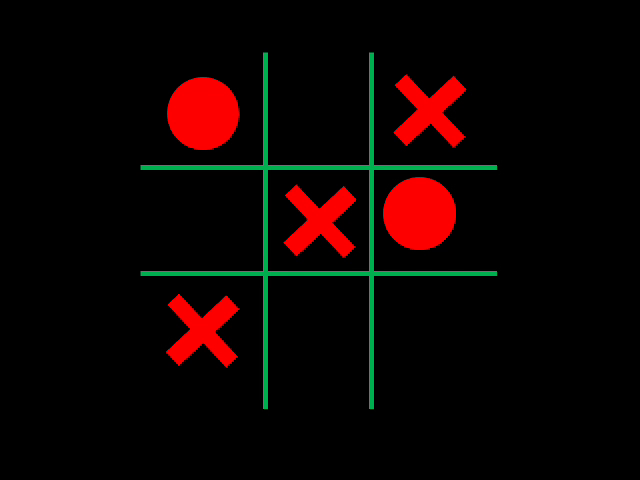
#> input picture q2/gabarito/ttt0004.png, 640 x 480 px, given in place of jogovelha.mp4, which was not available
$ python q2.py
#> lines starting #> are read from the running program, lines starting #| are printed output that depends on the picture; after the words box and inside, x2 and y2 are one past the last pixel; in counts of white or black regions, pixels touching at a corner belong together; pictures that were not available may be replaced by others from this repository, and a replacement may not be noted
#> further down, frame is the input picture: shape (480, 640, 3); mean B, G, R 2.1, 3.8, 13.9
#!/usr/bin/python
# -*- coding: utf-8 -*-

# Este NÃO é um programa ROS

from __future__ import print_function, division

import cv2
import os,sys, os.path
import numpy as np

print("Rodando Python versão ", sys.version)
print("OpenCV versão: ", cv2.__version__)
print("Diretório de trabalho: ", os.getcwd())

# Arquivos necessários
video = "jogovelha.mp4"


### Vindas do arquivo mirutils

def center_of_mass(mask):
    """ Retorna uma tupla (cx, cy) que desenha o centro do contorno"""
    M = cv2.moments(mask)
    # Usando a expressão do centróide definida em: https://en.wikipedia.org/wiki/Image_moment

    m00 = M["m00"]

    if m00 == 0:
        m00 = 1

    cX = int(M["m10"] / m00)
    cY = int(M["m01"] / m00)
    return [int(cX), int(cY)]

def crosshair(img, point, size, color):
    """ Desenha um crosshair centrado no point.
        point deve ser uma tupla (x,y)
        color é uma tupla R,G,B uint8
    """
    x,y = point
    cv2.line(img,(x - size,y),(x + size,y),color,3)
    cv2.line(img,(x,y - size),(x, y + size),color,3)

def morpho_limpa(mask, tamanho):
    kernel = cv2.getStructuringElement(cv2.MORPH_ELLIPSE,(tamanho,tamanho))
    mask = cv2.morphologyEx( mask, cv2.MORPH_OPEN, kernel )
    mask = cv2.morphologyEx( mask, cv2.MORPH_CLOSE, kernel )
    return mask

def auto_canny(image, sigma=0.33):
    # compute the median of the single channel pixel intensities
    v = np.median(image)

    # apply automatic Canny edge detection using the computed median
    lower = int(max(0, (1.0 - sigma) * v))
    upper = int(min(255, (1.0 + sigma) * v))
    edged = cv2.Canny(image, lower, upper)

    # return the edged image
    return edged

###

def gray_to_bgr(gray):
    return cv2.cvtColor(gray, cv2.COLOR_GRAY2BGR)


def acha_contornos(canal_red, p1, p2):

    matriz = np.zeros((3,3), dtype=np.uint8)

    contornos, arvore = cv2.findContours(canal_red.copy(), cv2.RETR_TREE, cv2.CHAIN_APPROX_SIMPLE)

    temp = gray_to_bgr(canal_red)

    for c in contornos:
        x,y = center_of_mass(c)
        lin, col = onde_velha(p1, p2, (x,y))

        matriz[lin][col] = 1

        crosshair(temp, (x,y), 9, (255,0,0))

    cv2.drawContours(temp, contornos, -1, [0, 0, 255], 3)

    cv2.imshow("contornos", temp)

    return matriz


def onde_terco(minimo, maximo, valor):
    passo = (maximo - minimo)/3
    posicao = int((valor - minimo)/passo)
    return posicao


def onde_velha(p1, p2, p):
    linha = onde_terco(p1[0], p2[0], p[0])
    coluna = onde_terco(p1[1], p2[1], p[1])
    return (linha,coluna)

def refina_circulos(red, matriz, p1, p2):
    mat = matriz.copy()
    mask_limiar = red
    bordas = auto_canny(mask_limiar)
    circles=cv2.HoughCircles(image=bordas,method=cv2.HOUGH_GRADIENT,dp=2.5,minDist=40,param1=50,param2=100,minRadius=5,maxRadius=150)
    mask_limiar_rgb = cv2.cvtColor(mask_limiar, cv2.COLOR_GRAY2RGB)
    bordas_rgb = cv2.cvtColor(bordas, cv2.COLOR_GRAY2RGB)

    output =  bordas_rgb

    if circles is not None:
        circles = np.uint16(np.around(circles))
        for i in circles[0,:]:
            # draw the outer circle

            x = i[0]
            y = i[1]

            c = (x, y)

            cv2.circle(output,(i[0],i[1]),i[2],(0,255,0),2)
            # draw the center of the circle
            cv2.circle(output,(i[0],i[1]),2,(0,0,255),3)

            # Aqui dentro - corrige a matriz
            lin, col = onde_velha(p1, p2, c)
            mat[lin][col] = 2 # 2 e codigo para bolinha
    cv2.imshow("transformada de hough", output)
    return mat


def processa(bgr_in):
    bgr = bgr_in.copy()
    g = bgr[:,:,1]

    limiar = 120

    g[g > limiar] = 255
    g[g < limiar] = 0
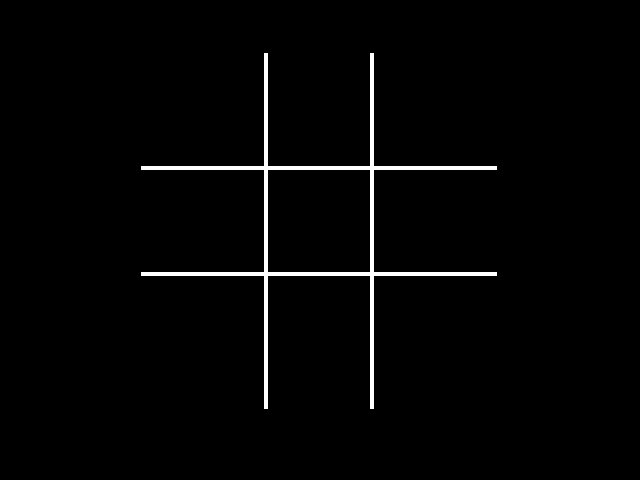
#> g: shape (480, 640); 1.8% white; 1 white region, box (x1, y1, x2, y2) and area: (141, 53, 497, 409) 5632

    g = morpho_limpa(g, 3)
#> in morpho_limpa, `mask = cv2.morphologyEx( mask, cv2.MORPH_OPEN, kernel )`: mask: shape (480, 640); 1.8% white; 1 white region, box (x1, y1, x2, y2) and area: (141, 53, 497, 409) 5616

    linhas, colunas = np.where(g == 255)
#> linhas = 5632 values from 53 to 408; colunas = 5632 values, max 496 at index 1613, min 141 at index 1258, mean 318.5

    min_linha = np.min(linhas)
#> min_linha = 53
    max_linha = np.max(linhas)
#> max_linha = 408

    min_col = np.min(colunas)
#> min_col = 141
    max_col = np.max(colunas)
#> max_col = 496

    x_min, x_max = min_col, max_col
#> x_min = 141; x_max = 496
    y_min, y_max = min_linha, max_linha
#> y_min = 53; y_max = 408

    # os passos acima poderiam ter sido feitos no Gimp porque
    # a velha (grade) nao muda

    g_bgr = gray_to_bgr(g)
#> in gray_to_bgr, `return cv2.cvtColor(gray, cv2.COLOR_GRAY2BGR)`: returned value: shape (480, 640, 3); 1.8% white; 1 white region

    pmin = (x_min, y_min)
#> pmin = (141, 53)
    pmax = (x_max, y_max)
#> pmax = (496, 408)

    cv2.rectangle(g_bgr, pmin , pmax, color=(0,255,0))
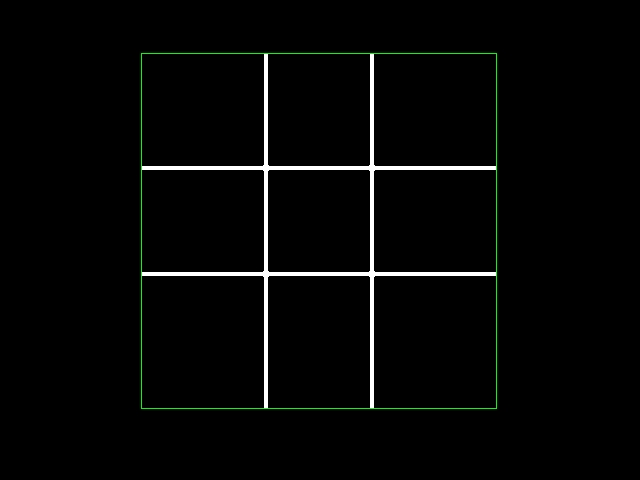
#> g_bgr: shape (480, 640, 3); mean B, G, R 4.7, 5.8, 4.7

    saida = g_bgr


    r = bgr[:,:,2]

    limiar_red = 120

    r[r > limiar_red] = 255
    r[r < limiar_red] = 0
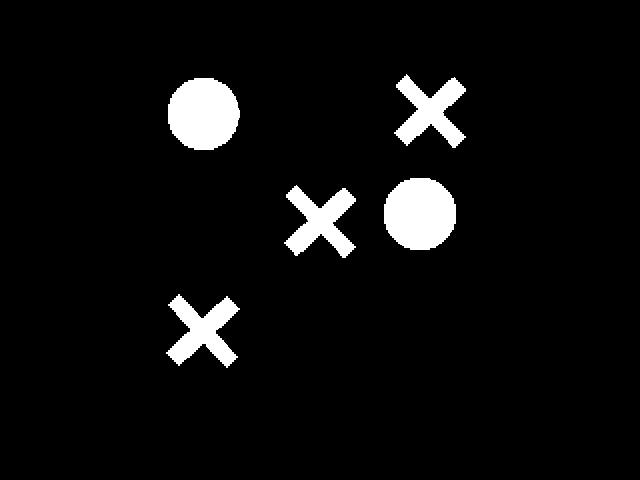
#> r: shape (480, 640); min 0, max 255, mean 13.5

    r = morpho_limpa(r, 3)

    r_bgr = gray_to_bgr(r)

    saida = r_bgr

    matriz = acha_contornos(r, pmin, pmax)
#> in acha_contornos, `contornos, arvore = cv2.findContours(canal_red.copy(), cv2.RETR_TREE, ..`: contornos = 5 contours; box (x1, y1, x2, y2) and area: (384, 178, 456, 250) 4028, (168, 78, 240, 150) 3976, (167, 295, 239, 367) 2471, (285, 185, 356, 258) 2432, (395, 75, 466, 148) 2414; arvore = [[1, -1, -1, -1], [2, 0, -1, -1], [3, 1, -1, -1], [4, 2, -1, -1], [-1, 3, -1, -1]]
#> the loop in acha_contornos, `for c in contornos:` made 5 passes
#> (cX in center_of_mass, cY in center_of_mass, linha in onde_velha, coluna in onde_velha) on passes 1 to 5: (202, 330, 0, 2), (320, 221, 1, 1), (419, 213, 2, 1), (203, 113, 0, 0), (430, 110, 2, 0)
#> after the loop in acha_contornos, `for c in contornos:`:
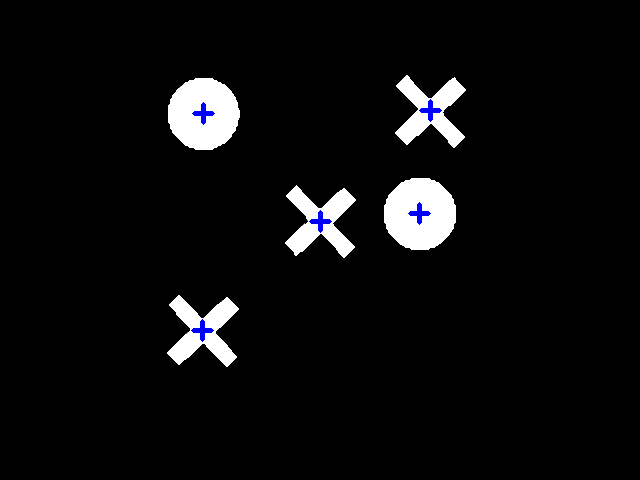
#> temp: shape (480, 640, 3); mean B, G, R 13.2, 12.4, 12.4
#> after the loop in acha_contornos, `for c in contornos:`: matriz = [[1, 0, 1], [0, 1, 0], [1, 1, 0]]
#> in acha_contornos, `cv2.drawContours(temp, contornos, -1, [0, 0, 255], 3)`:
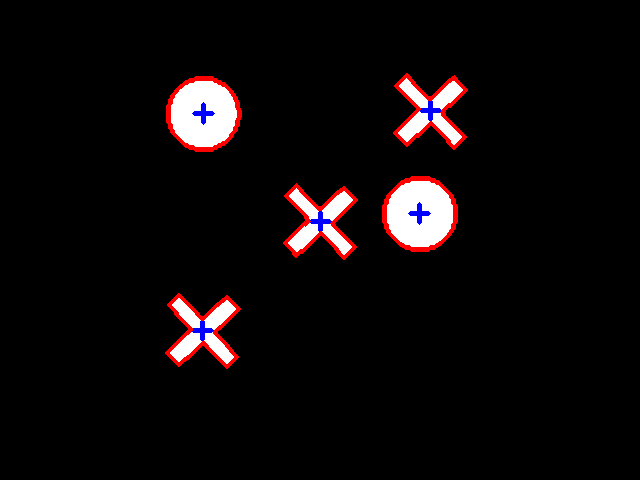
#> temp: shape (480, 640, 3); 1.83% of pixels changed, all inside (x1, y1, x2, y2) = (165, 73, 468, 369)
#> matriz = [[1, 0, 1], [0, 1, 0], [1, 1, 0]]

    matriz = refina_circulos(r, matriz, pmin, pmax)
#> in auto_canny, `v = np.median(image)`: v = 0
#> in auto_canny, `edged = cv2.Canny(image, lower, upper)`:
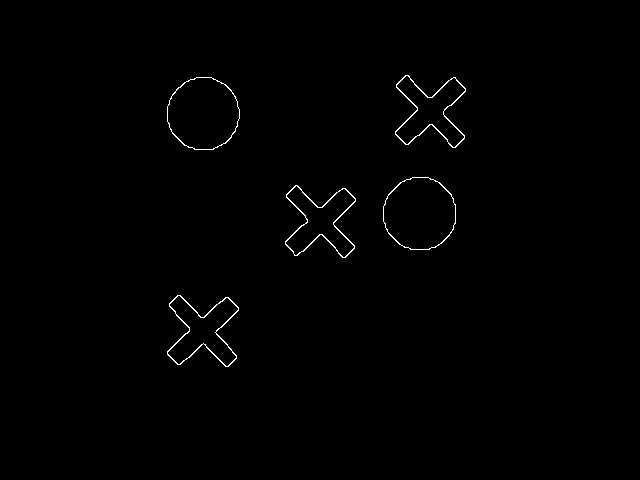
#> edged: shape (480, 640); 0.6% white in thin lines or dots, all inside (x1, y1, x2, y2) = (167, 75, 466, 367)
#> in refina_circulos, `circles=cv2.HoughCircles(image=bordas,method=cv2.HOUGH_GRADIENT,dp=2.5..`: circles = [[418.8, 213.8, 34.75], [201.2, 111.2, 36.25]]
#> in refina_circulos, `circles = np.uint16(np.around(circles))`: circles = [[419, 214, 35], [201, 111, 36]]
#> the loop in refina_circulos, `for i in circles[0,:]:` made 2 passes
#> (i, x, y, linha in onde_velha, coluna in onde_velha, lin) on passes 1 to 2: ([419, 214, 35], 419, 214, 2, 1, 2), ([201, 111, 36], 201, 111, 0, 0, 0)
#> after the loop in refina_circulos, `for i in circles[0,:]:`:
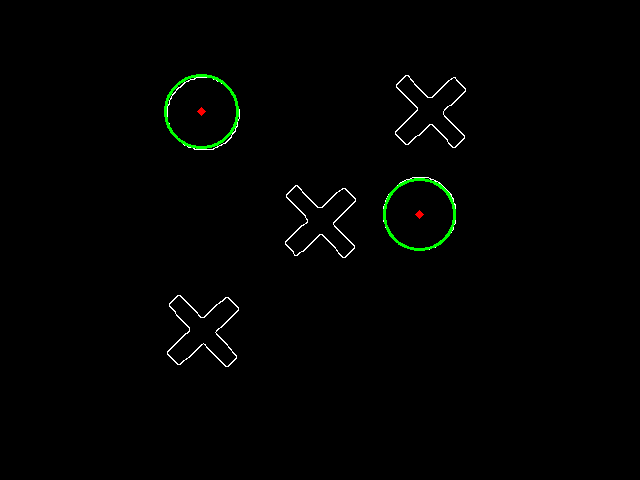
#> output: shape (480, 640, 3); mean B, G, R 1.3, 2.4, 1.4
#> after the loop in refina_circulos, `for i in circles[0,:]:`: mat = [[2, 0, 1], [0, 1, 0], [1, 2, 0]]
#> matriz = [[2, 0, 1], [0, 1, 0], [1, 2, 0]]

    print("matriz")
    print(matriz.T)
#| [[2 0 1]
#|  [0 1 2]
#|  [1 0 0]]
    return saida


if __name__ == "__main__":

    # Inicializa a aquisição da webcam
    cap = cv2.VideoCapture(video)


    print("Se a janela com a imagem não aparecer em primeiro plano dê Alt-Tab")

    while(True):
        # Capture frame-by-frame
        ret, frame = cap.read()

        if ret == False:
            #print("Codigo de retorno FALSO - problema para capturar o frame")
            cap.set(cv2.CAP_PROP_POS_FRAMES, 0)
            continue
            #sys.exit(0)

        # Our operations on the frame come here
        rgb = cv2.cvtColor(frame, cv2.COLOR_BGR2RGB)
        gray = cv2.cvtColor(frame, cv2.COLOR_BGR2GRAY)

        saida = processa(frame)


        # NOTE que em testes a OpenCV 4.0 requereu frames em BGR para o cv2.imshow
        cv2.imshow('saida', saida)

        if cv2.waitKey(1) & 0xFF == ord('q'):
#> (key q is pressed here)
            break

    # When everything done, release the capture
    cap.release()
    cv2.destroyAllWindows()

$ run again, on q2/gabarito/ttt0204.png
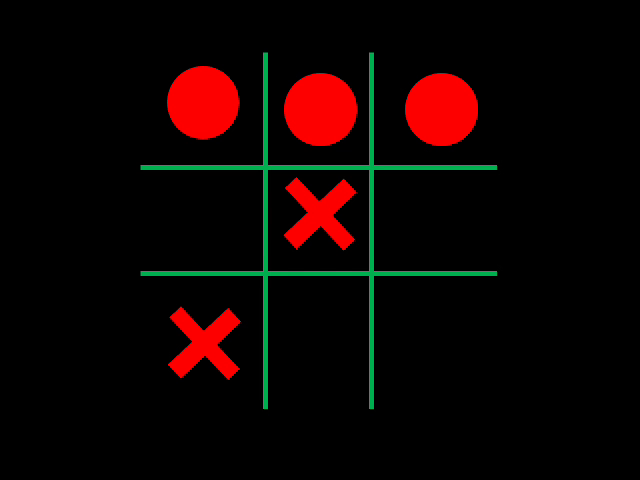
#> input picture q2/gabarito/ttt0204.png, 640 x 480 px, given in place of jogovelha.mp4, which was not available
#> frame is the input picture: shape (480, 640, 3); mean B, G, R 2.1, 3.8, 15.1
#> linhas = 5632 values from 53 to 408; colunas = 5632 values, max 496 at index 1613, min 141 at index 1258, mean 318.5
#> min_linha = 53
#> max_linha = 408
#> min_col = 141
#> max_col = 496
#> x_min = 141; x_max = 496
#> y_min = 53; y_max = 408
#> pmin = (141, 53)
#> pmax = (496, 408)
#> g_bgr: shape (480, 640, 3); mean B, G, R 4.7, 5.8, 4.7
#> contornos = 5 contours; box (x1, y1, x2, y2) and area: (284, 74, 358, 146) 4054, (406, 74, 478, 146) 4027, (168, 66, 240, 140) 3982, (284, 178, 357, 250) 2441, (169, 308, 240, 380) 2416; arvore = [[1, -1, -1, -1], [2, 0, -1, -1], [3, 1, -1, -1], [4, 2, -1, -1], [-1, 3, -1, -1]]
#> the loop in acha_contornos, `for c in contornos:` made 5 passes
#> (cX in center_of_mass, cY in center_of_mass, linha in onde_velha, coluna in onde_velha) on passes 1 to 5: (204, 342, 0, 2), (319, 213, 1, 1), (441, 109, 2, 0), (320, 109, 1, 0), (202, 102, 0, 0)
#> after the loop in acha_contornos, `for c in contornos:`:
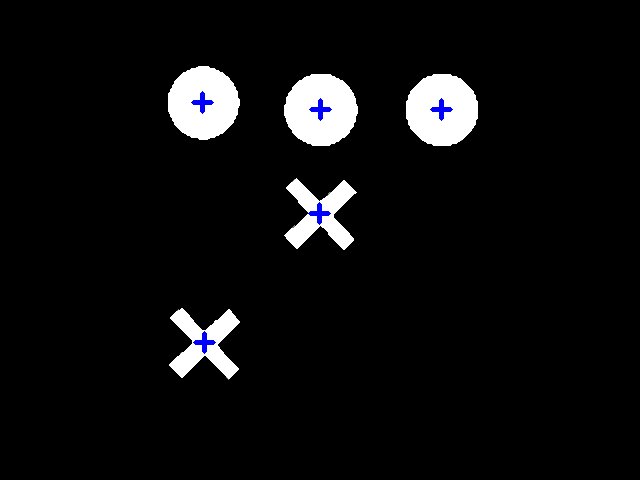
#> temp: shape (480, 640, 3); mean B, G, R 14.5, 13.7, 13.7
#> after the loop in acha_contornos, `for c in contornos:`: matriz = [[1, 0, 1], [1, 1, 0], [1, 0, 0]]
#> v = 0
#> edged: shape (480, 640); 0.54% white in thin lines or dots, all inside (x1, y1, x2, y2) = (167, 65, 478, 380)
#> in refina_circulos, `circles=cv2.HoughCircles(image=bordas,method=cv2.HOUGH_GRADIENT,dp=2.5..`: circles = [[441.2, 111.2, 36], [203.8, 101.2, 35], [321.2, 111.2, 36.25]]
#> in refina_circulos, `circles = np.uint16(np.around(circles))`: circles = [[441, 111, 36], [204, 101, 35], [321, 111, 36]]
#> the loop in refina_circulos, `for i in circles[0,:]:` made 3 passes
#> (i, x, y, linha in onde_velha, lin) on passes 1 to 3: ([441, 111, 36], 441, 111, 2, 2), ([204, 101, 35], 204, 101, 0, 0), ([321, 111, 36], 321, 111, 1, 1)
#> after the loop in refina_circulos, `for i in circles[0,:]:`:
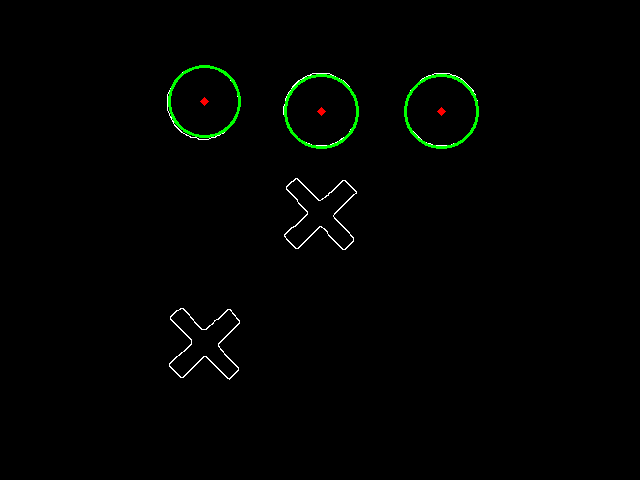
#> output: shape (480, 640, 3); mean B, G, R 1, 2.6, 1.1
#> after the loop in refina_circulos, `for i in circles[0,:]:`: mat = [[2, 0, 1], [2, 1, 0], [2, 0, 0]]
#| [[2 2 2]
#|  [0 1 0]
#|  [1 0 0]]

$ run again, on q2/gabarito/ttt0308.png
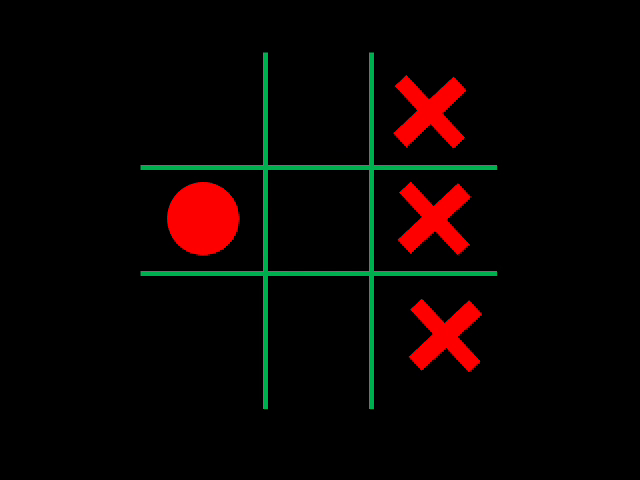
#> input picture q2/gabarito/ttt0308.png, 640 x 480 px, given in place of jogovelha.mp4, which was not available
#> frame is the input picture: shape (480, 640, 3); mean B, G, R 2.1, 3.8, 10.4
#> linhas = 5632 values from 53 to 408; colunas = 5632 values, max 496 at index 1613, min 141 at index 1258, mean 318.5
#> min_linha = 53
#> max_linha = 408
#> min_col = 141
#> max_col = 496
#> x_min = 141; x_max = 496
#> y_min = 53; y_max = 408
#> pmin = (141, 53)
#> pmax = (496, 408)
#> g_bgr: shape (480, 640, 3); mean B, G, R 4.7, 5.8, 4.7
#> contornos = 4 contours; box (x1, y1, x2, y2) and area: (168, 182, 240, 256) 3984, (410, 300, 482, 372) 2462, (394, 77, 466, 148) 2453, (399, 183, 471, 254) 2452; arvore = [[1, -1, -1, -1], [2, 0, -1, -1], [3, 1, -1, -1], [-1, 2, -1, -1]]
#> the loop in acha_contornos, `for c in contornos:` made 4 passes
#> (cX in center_of_mass, cY in center_of_mass, linha in onde_velha, coluna in onde_velha) on passes 1 to 4: (445, 335, 2, 2), (434, 218, 2, 1), (202, 218, 0, 1), (429, 111, 2, 0)
#> after the loop in acha_contornos, `for c in contornos:`:
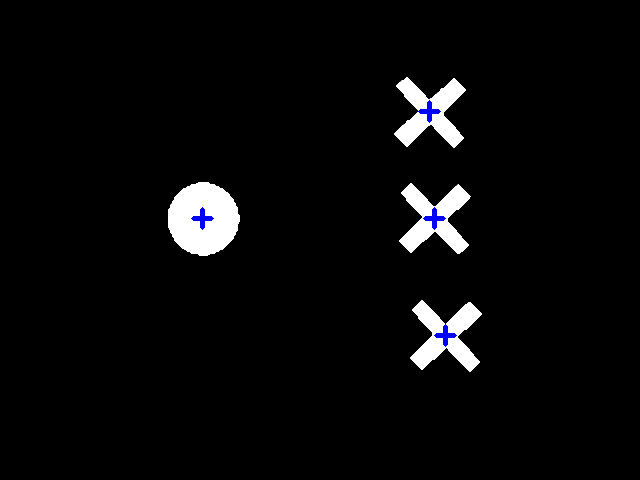
#> temp: shape (480, 640, 3); mean B, G, R 9.8, 9.2, 9.2
#> after the loop in acha_contornos, `for c in contornos:`: matriz = [[0, 1, 0], [0, 0, 0], [1, 1, 1]]
#> v = 0
#> edged: shape (480, 640); 0.51% white in thin lines or dots, all inside (x1, y1, x2, y2) = (167, 77, 482, 372)
#> in refina_circulos, `circles=cv2.HoughCircles(image=bordas,method=cv2.HOUGH_GRADIENT,dp=2.5..`: circles = [[201.2, 216.2, 36.25]]
#> in refina_circulos, `circles = np.uint16(np.around(circles))`: circles = [[201, 216, 36]]
#> the loop in refina_circulos, `for i in circles[0,:]:` made 1 pass
#> (i, x, y, linha in onde_velha, coluna in onde_velha, lin) on pass 1: ([201, 216, 36], 201, 216, 0, 1, 0)
#> after the loop in refina_circulos, `for i in circles[0,:]:`:
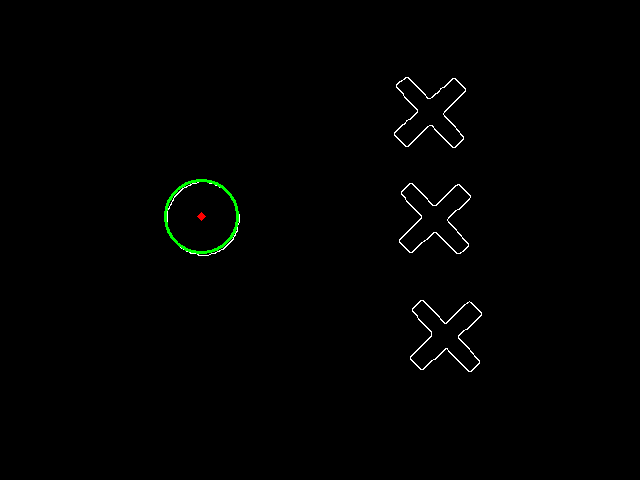
#> output: shape (480, 640, 3); mean B, G, R 1.2, 1.8, 1.2
#> after the loop in refina_circulos, `for i in circles[0,:]:`: mat = [[0, 2, 0], [0, 0, 0], [1, 1, 1]]
#| [[0 0 1]
#|  [2 0 1]
#|  [0 0 1]]
